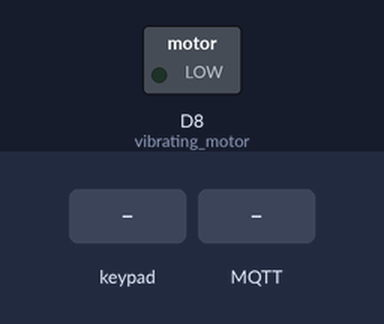
This sketch was run on a simulated ESP8266 (NodeMCU). On the bench: switched loads named in the sketch (green lamp = pin HIGH). The test bench sets the inputs (shaded band). WiFi joins after 1.5 s; servers stay silent unless stated; no MQTT or app messages arrive unless stated; what the sketch prints to the serial monitor is not drawn.

Above: at 2.7 s.
2.8 s: keypad keys # # # # pressed 0.4 s apart
At 4.7 s:
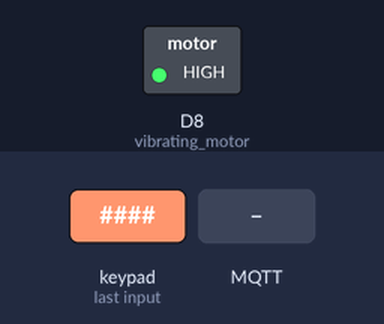
5.9 s: key 'A' pressed
8.9 s: MQTT message "1" arrives on the first subscribed topic
10.5 s: key 'B' pressed
12.0 s: keypad keys 1 9 1 6 pressed 0.4 s apart
At 14.4 s:
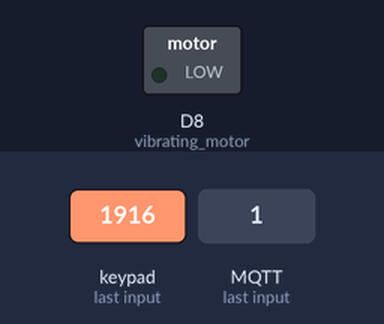
15.1 s: MQTT message "on" arrives on the first subscribed topic
Timing chart, 0 to 17.6 s (numbered marks = the images above; inputs shaded):
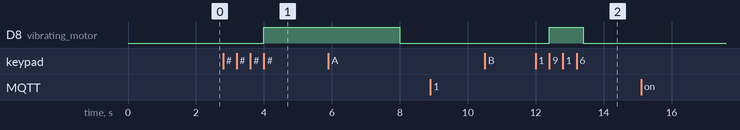

Measured:
- after the input at 2.8 s, D8 (vibrating_motor): LOW → HIGH after 1.2 s
- after the input at 8.9 s, every drawn part: stays the same
- after the input at 10.5 s, every drawn part: stays the same
- after the input at 12.0 s, D8 (vibrating_motor): LOW → HIGH after 0.40 s, → LOW 1.0 s later
- after the input at 15.1 s, every drawn part: stays the same

The sketch:

keypad.ino
```cpp
#include <ESP8266WiFi.h>
#include <Keypad.h>
#include <PubSubClient.h>
#include <string.h>
#include <ArduinoJson.h>

#define Password_Length 5

int signalPin = 12, i = 0;

char data[Password_Length];
char pass[Password_Length] = "1916";
char master[Password_Length] = "####";
byte data_count = 0;
bool pass_is_correct = false;
char customKey;
char newKey;

const byte ROWS = 4;
const byte COLS = 4;

char hexaKeys[ROWS][COLS] = {
  {'1', '2', '3', 'A'},
  {'4', '5', '6', 'B'},
  {'7', '8', '9', 'C'},
  {'*', '0', '#', 'D'}
};

byte rowPins[ROWS] = {D7, D6, D5, D4};
byte colPins[COLS] = {D3, D2, D1, D0};

Keypad customKeypad = Keypad(makeKeymap(hexaKeys), rowPins, colPins, ROWS, COLS);

// Configuration of WLAN
const char* SSID = "intia";
const char* PSK = "BuntesLicht10";

WiFiClient espClient;

//Configuration for MQTT
//const char* MQTT_BROKER = "192.168.137.195";
const char* MQTT_BROKER = "intia.local";
const char* TOPIC = "keypad"; // Publish topic
const char* TOPIC_SUB = "keypad/set"; // Subscribe topic

PubSubClient client(espClient);

const int capacity = JSON_OBJECT_SIZE(50);
StaticJsonDocument<capacity> doc;
int waitForACK = 0;

const int vibrating_motor = D8;

void setup() {

  setup_wifi();
  client.setServer(MQTT_BROKER, 1883);
  client.setCallback(callback);

  Serial.begin(115200);
  pinMode(signalPin, OUTPUT);
  pinMode(vibrating_motor, OUTPUT);
  Serial.println("Starting Keypad...");
  pinMode(LED_BUILTIN, OUTPUT); // For validating connection with broker
}

void loop() {
  if (!client.connected()) {
    reconnect();
  }
  client.loop();

  if(waitForACK) {
// if connection is still waiting to be acknowledged
  digitalWrite(LED_BUILTIN, HIGH);   // turn the LED on (HIGH is the voltage level)
  delay(200);                       // wait for a second
  digitalWrite(LED_BUILTIN, LOW);    // turn the LED off by making the voltage LOW
  delay(200);                       // wait for a second

  Serial.println("Waiting...!");
  }
  customKey = customKeypad.getKey();
  if (customKey != NULL) {
    data[data_count] = customKey;
    Serial.print(data[data_count]);
    data_count++;
  }

  if (data_count == Password_Length - 1) {

    if (!strcmp(data, pass))
    {
      Serial.println();
      Serial.println("Correct password");
      strncpy(pass, "5637", sizeof(pass));
      pass_is_correct = true;
      sendPasswordVerificationToMQTTBroker(pass_is_correct);
      digitalWrite(signalPin, HIGH);
      delay(2000);
      digitalWrite(signalPin, LOW);
    }
    else
    {
      if (!strcmp(data, master))
      {
        Serial.println();
        strncpy(pass, "1916", sizeof(pass));
        Serial.print("Password resetted to: ");
        Serial.println(pass);
        digitalWrite(vibrating_motor, HIGH);
        delay(4000);
        digitalWrite(vibrating_motor, LOW);
      }
      else
      {
        Serial.println();
        Serial.println("Wrong password");
        digitalWrite(vibrating_motor, HIGH);
        delay(1000);
        digitalWrite(vibrating_motor, LOW);
      }
      delay(1000);
    }
    cleardata();
  }
}

void cleardata() {
  while (data_count != 0) {
    data[data_count--] = 0;
  }
  return;
}

void sendPasswordVerificationToMQTTBroker(bool isPassCorrect) {
  doc["pass_is_correct"] = isPassCorrect;
  Serial.println("Passwort was sent!");

  char message[256];
  serializeJson(doc, message);
  Serial.println(message);
  client.publish(TOPIC, message);
  waitForACK = 1;
}

void callback(char* topic, byte* payload, unsigned int length) {
  Serial.print("Received message [");
  Serial.print(topic);
  Serial.print("] ");
  char msg[length + 1];
  for (int i = 0; i < length; i++) {
    Serial.print((char)payload[i]);
    msg[i] = (char)payload[i];
  }
  Serial.println();

  msg[length] = '\0';
  Serial.println(msg);

  if (strcmp(msg, "{\"ack\":1}") == 0) {
     Serial.print("Acknowledged");
     waitForACK=0;
  }
  else if (strcmp(msg, "{\"ack\":0}") == 0) {
    Serial.print("not Acknowledged");
    waitForACK=0;
  }
}

void setup_wifi() {
  delay(10);
  Serial.println();
  Serial.print("Connecting to ");
  Serial.println(SSID);

  WiFi.begin(SSID, PSK);

  while (WiFi.status() != WL_CONNECTED) {
    delay(500);
    Serial.print(".");
  }

  Serial.println("");
  Serial.println("WiFi connected");
  Serial.println("IP address: ");
  Serial.println(WiFi.localIP());
}

void reconnect() {
  while (!client.connected()) {
    Serial.println("Reconnecting MQTT...");
    if (!client.connect("ESPKeypad")) {
      Serial.print("failed, rc=");
      Serial.print(client.state());
      Serial.println(" retrying in 5 seconds");
      delay(5000);
    }
  }
  client.subscribe(TOPIC_SUB);
  Serial.println("MQTT Connected...");
}
```
